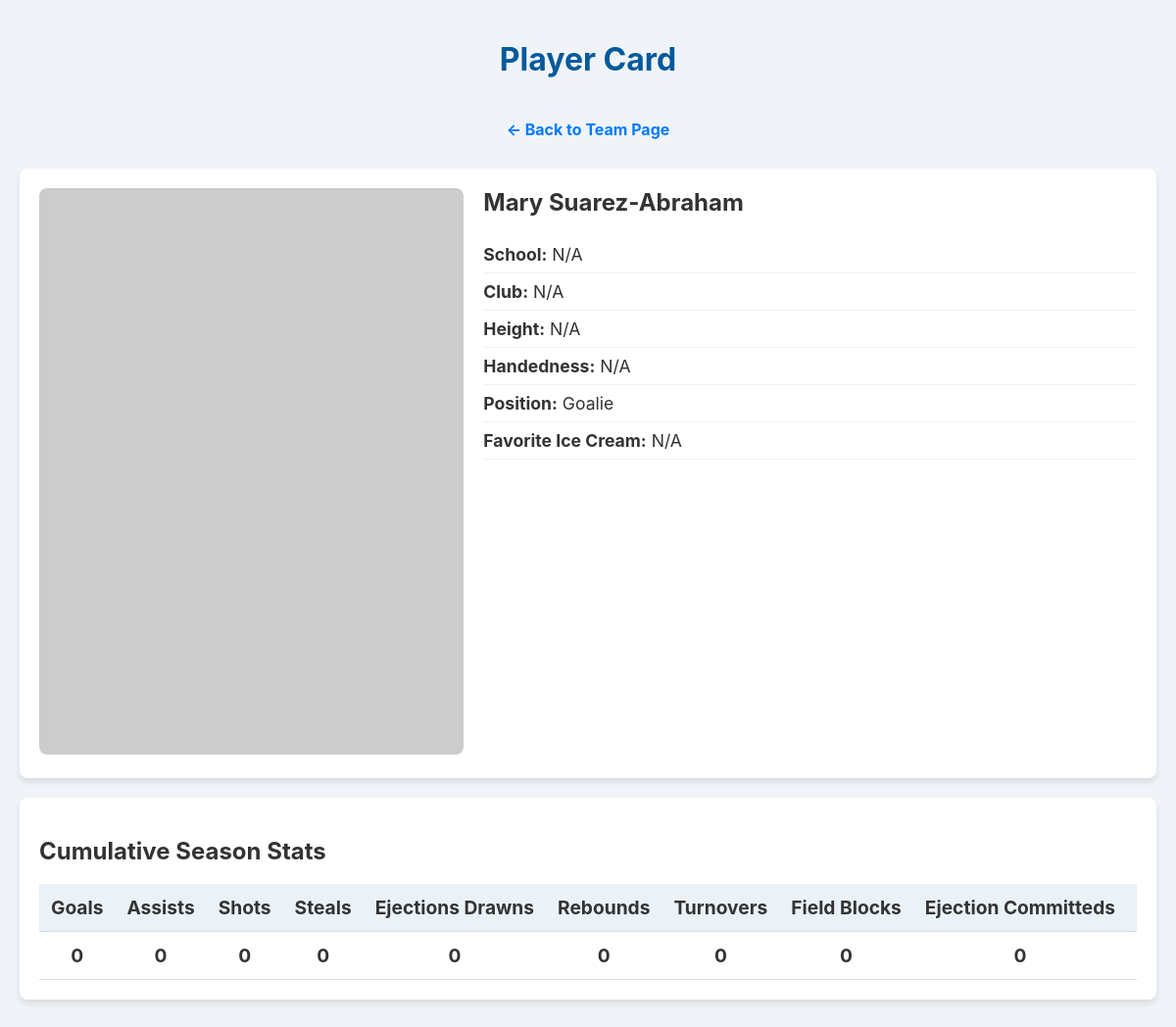
The page /team/SC_16U_black/player/Mary Suarez-Abraham on the database its author committed.
### app.py (models this page shows)
class Player(db.Model):
    id = db.Column(db.Integer, primary_key=True)
    name = db.Column(db.String(100), nullable=False)
    team_id = db.Column(db.String(100), db.ForeignKey('team.id'), nullable=False)
    cap_number = db.Column(db.Integer)
    picture = db.Column(db.String(255))
    school = db.Column(db.String(100))
    club = db.Column(db.String(100))
    height = db.Column(db.String(20))
    handedness = db.Column(db.String(20))
    position = db.Column(db.String(50))
    favorite_ice_cream = db.Column(db.String(100))

### app.py (the view)
@app.route('/team/<team_id>/player/<player_name>')
def player_detail(team_id, player_name):
    player = Player.query.filter_by(team_id=team_id, name=player_name).first_or_404()
    roster = Player.query.filter_by(team_id=team_id).all()
    season_stats = calculate_season_stats_from_db(team_id, roster)
    player_stats = season_stats.get(player_name, {cat: 0 for cat in STAT_CATEGORIES})
    return render_template('player.html', team_id=team_id, player=player, stats=player_stats, stat_categories=STAT_CATEGORIES)

### app.py (called while the page is built)
def calculate_season_stats_from_db(team_id, roster):
    player_names = [player.name for player in roster]
    season_stats = {name: {cat: 0 for cat in STAT_CATEGORIES} for name in player_names}
    games = Game.query.filter_by(team_id=team_id).all()
    for game in games:
        if game.stats:
            for player, stats in game.stats.items():
                if player in season_stats:
                    for stat, value in stats.items():
                        if stat in season_stats[player]:
                            season_stats[player][stat] += value
    return season_stats

@app.context_processor
def inject_version():
    return dict(version=time.time())

### templates/player.html (shortened to what this page needs)
<!DOCTYPE html>
<html lang="en">
<head>
    <link rel="stylesheet" href="{{ url_for('static', filename='style.css') }}?v={{ version }}">
</head>
<body>
    <header>
        <h1>Player Card</h1>
        <a href="{{ url_for('index', team_id=team_id) }}" class="back-link">&larr; Back to Team Page</a>
    </header>
    <main class="container">
        <div class="card player-card">
            <div class="player-card-photo">
                <img src="{{ player.picture or 'https://placehold.co/300x400/E2E8F0/4A5568?text=No+Photo' }}" alt="Photo of {{ player.name }}" onerror="this.onerror=null;this.src='https://placehold.co/300x400/E2E8F0/4A5568?text=Image+Not+Found';">
            </div>
            <div class="player-card-info">
                <h2>{{ player.name }}</h2>
                <ul>
                    <li><strong>School:</strong> {{ player.school or 'N/A' }}</li>
                    <li><strong>Club:</strong> {{ player.club or 'N/A' }}</li>
                    <li><strong>Height:</strong> {{ player.height or 'N/A' }}</li>
                    <li><strong>Handedness:</strong> {{ player.handedness or 'N/A' }}</li>
                    <li><strong>Position:</strong> {{ player.position or 'N/A' }}</li>
                    <li><strong>Favorite Ice Cream:</strong> {{ player.favorite_ice_cream or 'N/A' }}</li>
                </ul>
            </div>
        </div>
        <div class="card">
            <h2>Cumulative Season Stats</h2>
            <div class="table-container">
                <table class="player-stats-table">
                    <thead>
                        <tr>
                            {% for category in stat_categories %}
                                <th>{{ category.replace('_', ' ').title() }}s</th>
                            {% endfor %}
                        </tr>
                    </thead>
                    <tbody>
                        <tr>
                            {% for category in stat_categories %}
                                <td>{{ stats.get(category, 0) }}</td>
                            {% endfor %}
                        </tr>
                    </tbody>
                </table>
            </div>
        </div>
    </main>
</body>
</html>

### static/style.css (style rules this page uses)
body { font-family: -apple-system, BlinkMacSystemFont, "Segoe UI", Roboto, Helvetica, Arial, sans-serif; background-color: #f0f4f8; color: #333; margin: 0; padding: 20px; }
.container { max-width: 1200px; margin: 0 auto; }
header { text-align: center; margin-bottom: 30px; color: #005a9c; width: 100%; }
.card { background-color: #fff; border-radius: 8px; box-shadow: 0 4px 6px rgba(0,0,0,0.1); padding: 20px; margin-bottom: 20px; }
.table-container { width: 100%; overflow-x: auto; }
table { width: 100%; border-collapse: collapse; }
th, td { text-align: left; padding: 12px; border-bottom: 1px solid #ddd; white-space: nowrap; }
th { background-color: #eaf2f8; }
.back-link { display: inline-block; margin-top: 20px; font-size: 16px; text-decoration: none; font-weight: bold; color: #007bff; }
.player-card { display: flex; flex-wrap: wrap; gap: 20px; }
.player-card-photo { flex-basis: 250px; flex-grow: 1; }
.player-card-photo img { width: 100%; height: auto; border-radius: 8px; object-fit: cover; }
.player-card-info { flex-basis: 300px; flex-grow: 2; }
.player-card-info h2 { margin-top: 0; }
.player-card-info ul { list-style-type: none; padding: 0; }
.player-card-info li { font-size: 1.1em; padding: 8px 0; border-bottom: 1px solid #f0f0f0; }
.player-stats-table th, .player-stats-table td { text-align: center; font-size: 1.2em; font-weight: bold; }

### rows shown on the page
Player: name "Mary Suarez-Abraham", school "N/A", club "N/A", height "N/A", handedness "N/A", position "Goalie", favorite_ice_cream "N/A"

### other values the page prints
{{ category.replace('_', ' ').title() }} "Goal" "Assist" "Shot" "Steal" "Ejections Drawn" "Rebound" "Turnover" "Field Block" "Ejection Committed"
{{ stats.get(category, 0) }} "0" "0" "0" "0" "0" "0" "0" "0" "0"
